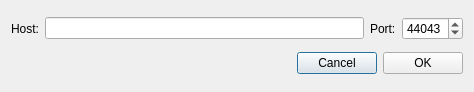
<?xml version="1.0" encoding="UTF-8"?>
<ui version="4.0">
  <class>NewNodeDialog</class>
  <widget class="QDialog" name="NewNodeDialog">
    <property name="windowModality">
      <enum>Qt::ApplicationModal</enum>
    </property>
    <property name="geometry">
      <rect>
        <x>0</x>
        <y>0</y>
        <width>474</width>
        <height>92</height>
      </rect>
    </property>
    <property name="windowTitle">
      <string>New remote node</string>
    </property>
    <layout class="QVBoxLayout" name="verticalLayout">
      <item>
        <layout class="QHBoxLayout" name="horizontalLayout">
          <item>
            <widget class="QLabel" name="label">
              <property name="text">
                <string>Host:</string>
              </property>
            </widget>
          </item>
          <item>
            <widget class="QLineEdit" name="m_hostEdit"/>
          </item>
          <item>
            <widget class="QLabel" name="label_2">
              <property name="text">
                <string>Port:</string>
              </property>
            </widget>
          </item>
          <item>
            <widget class="QSpinBox" name="m_portSpin">
              <property name="minimum">
                <number>1</number>
              </property>
              <property name="maximum">
                <number>65535</number>
              </property>
              <property name="value">
                <number>44043</number>
              </property>
            </widget>
          </item>
        </layout>
      </item>
      <item>
        <layout class="QHBoxLayout" name="horizontalLayout_2">
          <item>
            <spacer name="horizontalSpacer">
              <property name="orientation">
                <enum>Qt::Horizontal</enum>
              </property>
              <property name="sizeHint" stdset="0">
                <size>
                  <width>40</width>
                  <height>20</height>
                </size>
              </property>
            </spacer>
          </item>
          <item>
            <widget class="QPushButton" name="m_cancelButton">
              <property name="text">
                <string>Cancel</string>
              </property>
            </widget>
          </item>
          <item>
            <widget class="QPushButton" name="m_okButton">
              <property name="text">
                <string>OK</string>
              </property>
            </widget>
          </item>
        </layout>
      </item>
    </layout>
  </widget>
  <resources/>
  <connections>
    <connection>
      <sender>m_okButton</sender>
      <signal>clicked()</signal>
      <receiver>NewNodeDialog</receiver>
      <slot>accept()</slot>
      <hints>
        <hint type="sourcelabel">
          <x>500</x>
          <y>62</y>
        </hint>
        <hint type="destinationlabel">
          <x>276</x>
          <y>44</y>
        </hint>
      </hints>
    </connection>
    <connection>
      <sender>m_cancelButton</sender>
      <signal>clicked()</signal>
      <receiver>NewNodeDialog</receiver>
      <slot>reject()</slot>
      <hints>
        <hint type="sourcelabel">
          <x>417</x>
          <y>62</y>
        </hint>
        <hint type="destinationlabel">
          <x>276</x>
          <y>44</y>
        </hint>
      </hints>
    </connection>
  </connections>
</ui>
